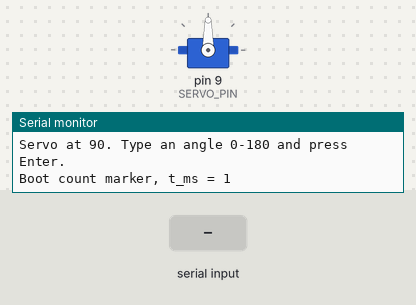
A sketch run on a simulated Arduino Mega 2560, built with avr-gcc and run on an emulated ATmega2560. Shown: servo, the last lines printed to the serial monitor. The inputs (shaded band) are chosen by the test bench.

Above: at 1.2 s.
1.3 s: "90,45\n" received over Serial
At 1.8 s:
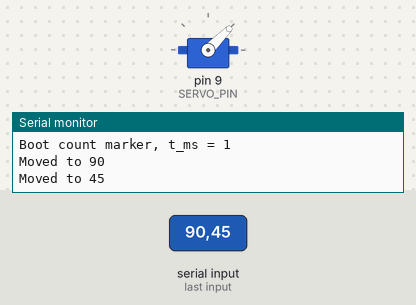
2.8 s: "30,150\n" received over Serial
At 4.0 s:
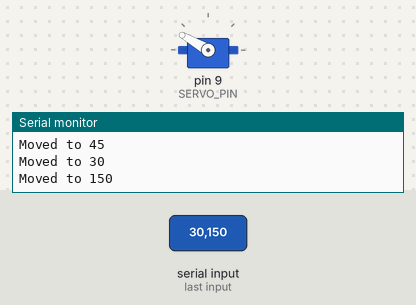
4.3 s: "5\n" received over Serial
At 5.2 s:
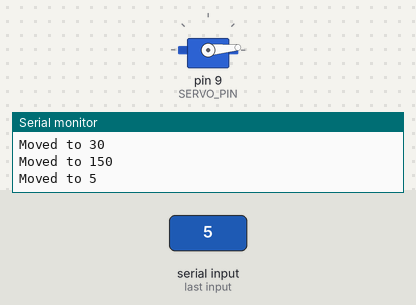
5.8 s: "90\n" received over Serial
At 6.4 s:
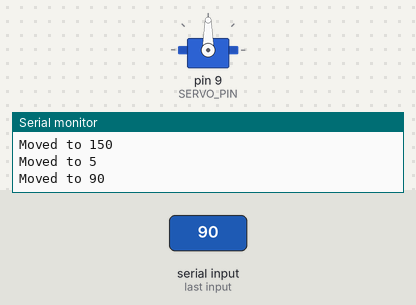
Timing chart, 0 to 8.3 s (numbered marks = the images above; inputs shaded):
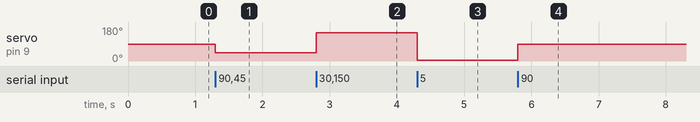

Measured:
- after the input at 1.3 s, servo on pin 9 (SERVO_PIN): 90° → 45° at once
- after the input at 2.8 s, servo on pin 9 (SERVO_PIN): 45° → 150° at once
- after the input at 4.3 s, servo on pin 9 (SERVO_PIN): 150° → 5° at once
- after the input at 5.8 s, servo on pin 9 (SERVO_PIN): 5° → 90° at once

The sketch:

servo_test.ino
```cpp
// servo_test.ino — Step 1: command the SG90 to an angle without resetting the Mega.
// Save as servo_test/servo_test.ino (Arduino needs folder name = file name).
//
// Wiring (SG90 has 3 wires):
//   Brown  -> GND
//   Red    -> 5V   (Mega 5V first; if the board resets, use the breadboard
//                   power module's 5V instead AND tie its GND to Mega GND)
//   Orange -> pin 9 (signal)
//
// Usage: open Serial Monitor at 115200, set line ending to "Newline",
// type an angle (0-180) and press Enter. The servo moves there.

#include <Servo.h>

const int SERVO_PIN = 9;
Servo platformServo;

void setup() {
  Serial.begin(115200);
  platformServo.attach(SERVO_PIN);   // starts the 50 Hz pulse train on pin 9
  platformServo.write(90);           // start at the middle of the range
  Serial.println("Servo at 90. Type an angle 0-180 and press Enter.");
  Serial.print("Boot count marker, t_ms = ");
  Serial.println(millis());          // if you see this line again, the board reset
}

void loop() {
  if (Serial.available()) {
    int angle = Serial.parseInt();   // reads digits until the newline
    while (Serial.available()) Serial.read();  // throw away the leftover newline

    if (angle >= 0 && angle <= 180) {
      platformServo.write(angle);
      Serial.print("Moved to ");
      Serial.println(angle);
    } else {
      Serial.println("Out of range, use 0-180.");
    }
  }
}
```
